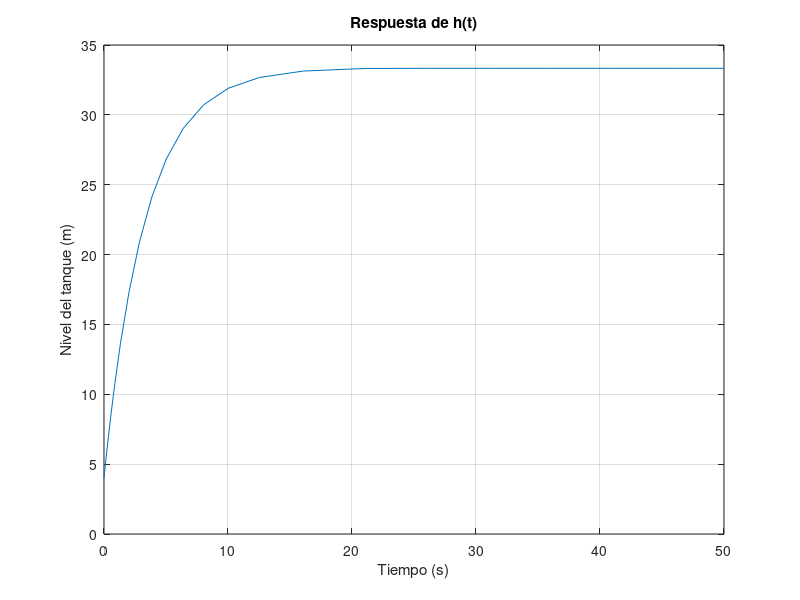

Write MATLAB code to recreate this figure.
% Modelos y Simulación
% Tema: modelo lineal de nivel
% Autor: Gianfranco Salomone
 
clc;
clear all;

% U0:      acción externa  [m^3/s]
% tfinal:  tiempo final    [s]
% ho:      nivel inicial   [m]

% k:       cte de prop     [m^2/s] (se deduce!)
% C:       sección tanque  [m^2]

% Inicialización de variables:
U0 = 10;
tfinal = 50;
h0 = 4;

% Constantes del sistema:
k = 0.3;
C = 1;
 
% Se define la ecuación diferencial
% primero la var indep, luego la dependiente
dh = @(t,h) -k*h/C + U0/C  % Es una función paramétrica
 
% Es posible evaluar la función paramétrica
% para t = 3, h = 4
dh(3,4)

% Array de puntos que cumplen con la condición de la función paramétrica
tspan = [0, tfinal]
[t, h] = ode23(dh, tspan, h0);

% Gráfica de la función y, una vez resuelta la ecuación diferencial:
plot(t, h);
title('Respuesta de h(t)');
xlabel('Tiempo (s)');
ylabel('Nivel del tanque (m)');
 
grid;
